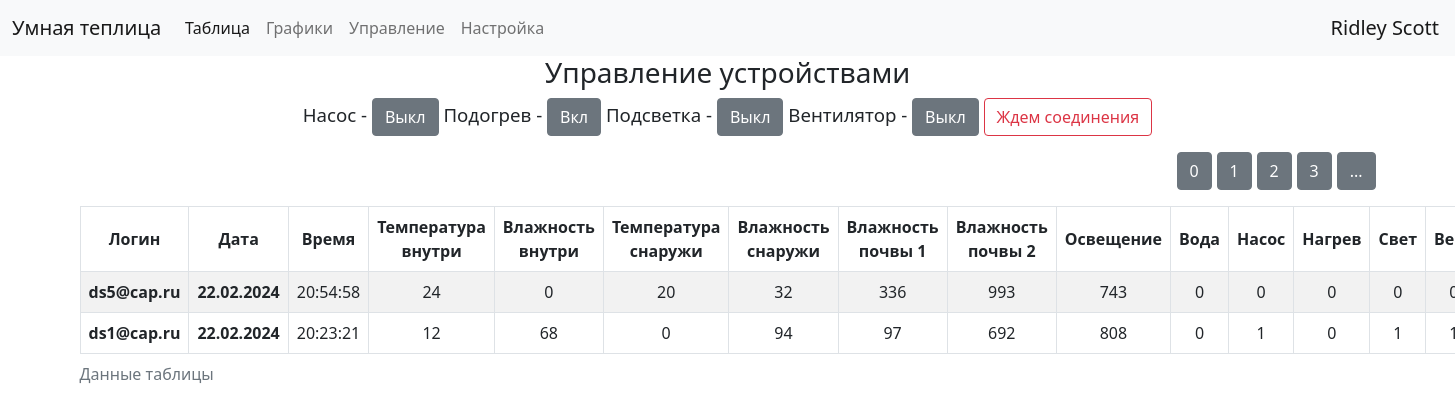
Page /table/4 (signed in) on the committed database.
### data/users.py (models this page shows, shortened)
class User(SqlAlchemyBase,UserMixin):
    __tablename__ = 'users'
    id = sqlalchemy.Column(sqlalchemy.Integer, primary_key=True, autoincrement=True)
    surname = sqlalchemy.Column(sqlalchemy.String, nullable=True)
    name = sqlalchemy.Column(sqlalchemy.String, nullable=True)
    email = sqlalchemy.Column(sqlalchemy.String, index=True, unique=True, nullable=True)
    hashed_password = sqlalchemy.Column(sqlalchemy.String, nullable=True)
    modified_date = sqlalchemy.Column(sqlalchemy.DateTime, default=datetime.datetime.now)
    token = sqlalchemy.Column(sqlalchemy.String, nullable=True, default='NNNNNNNNNNN')

### data/sensors.py (models this page shows, shortened)
class Sensors(SqlAlchemyBase):
    __tablename__ = 'sensors'
    id = sqlalchemy.Column(sqlalchemy.Integer, primary_key=True, autoincrement=True)
    date = sqlalchemy.Column(sqlalchemy.DateTime, default=datetime.datetime.now)
    temp_in = sqlalchemy.Column(sqlalchemy.Integer, nullable=True, default=0)
    humidity_in = sqlalchemy.Column(sqlalchemy.Integer, nullable=True, default=0)
    temp_out = sqlalchemy.Column(sqlalchemy.Integer, nullable=True, default=0)
    humidity_out = sqlalchemy.Column(sqlalchemy.Integer, nullable=True, default=0)
    moisture1 = sqlalchemy.Column(sqlalchemy.Integer, nullable=True, default=0)
    moisture2 = sqlalchemy.Column(sqlalchemy.Integer, nullable=True, default=0)
    light = sqlalchemy.Column(sqlalchemy.Integer, nullable=True, default=0)
    token = sqlalchemy.Column(sqlalchemy.String, nullable=True, default='NNNNNNNNNNN')
    pump = sqlalchemy.Column(sqlalchemy.Integer, default=0)
    heat = sqlalchemy.Column(sqlalchemy.Integer, default=0)
    led = sqlalchemy.Column(sqlalchemy.Integer, default=0)
    fan = sqlalchemy.Column(sqlalchemy.Integer, default=0)
    water = sqlalchemy.Column(sqlalchemy.Integer, default=0)

### main.py (the view)
@app.route('/table/<page>')
@login_required
def table_page(page):
    db_sess = db_session.create_session()
    print('table', correkt_date_time())
    base_data = db_sess.query(Sensors).filter(current_user.is_authenticated,
                                              (Sensors.token == current_user.token) | (current_user.id == 1)).all()
    base_data = base_data[:100]
    users = db_sess.query(User).all()
    names = {name.token: (name.surname, name.name, name.email) for name in users}
    db_sess.close()
    return render_template('table.html', len_data=int(len(base_data) / 10) + 1,
                           names=names, status=dev_status(), text_button=name_button, base_data=base_data[::-1],
                           page=int(page), token=current_user.token,
                           up=False)

### data/db_session.py (called while the page is built)
def create_session() -> Session:
    global __factory
    return __factory()

### main.py (called while the page is built)
def correkt_date_time():
    dt = datetime.datetime.now()
    delta_time = datetime.timedelta(hours=3)
    dt += delta_time
    return dt

@login_manager.user_loader
def load_user(user_id):
    db_sess = db_session.create_session()
    return db_sess.query(User).get(user_id)

### templates/table.html (shortened to what this page needs)
{% extends "base.html" %}
{% block content %}
<div class="button_next">
    <p>
        {% for item in range(len_data) %}
        {% if page != item %}
        <a href="{{ item  }}" class="btn btn-secondary">{{ item }}</a>
        {% else %}
        <a href="" class="btn btn-secondary">...</a>
        {% endif %}
        {% endfor %}
    <div class="table_container">
        <table class="table table-striped table-hover table-bordered">
            <caption>Данные таблицы</caption>
            <thead>
            <tr>
                {% if current_user.is_authenticated and current_user.id == 1 %}
                <th scope="col" align="center">Логин</th>
                {% endif %}
                <th scope="col" align="center">Дата</th>
                <th scope="col">Время</th>
                <th scope="col">Температура внутри</th>
                <th scope="col">Влажность внутри</th>
                <th scope="col">Температура снаружи</th>
                <th scope="col">Влажность снаружи</th>
                <th scope="col">Влажность почвы 1</th>
                <th scope="col">Влажность почвы 2</th>
                <th scope="col">Освещение</th>
                <th scope="col">Вода</th>
                <th scope="col">Насос</th>
                <th scope="col">Нагрев</th>
                <th scope="col">Свет</th>
                <th scope="col">Вент</th>
            </tr>
            </thead>
            <tbody>
            {% for item in base_data[page * 10:(page + 1)*10] %}
            <tr>
                {% if current_user.is_authenticated and current_user.id == 1 %}
                <th scope="col" align="center">{{ names[item.token][2] }}</th>
                {% endif %}
                <th scope="row">{{item.date.strftime("%d.%m.%Y")}}</td>
                <td>{{item.date.strftime("%H:%M:%S")}}</td>
                <td>{{item.temp_in}}</td>
                <td>{{item.humidity_in}}</td>
                <td>{{item.temp_out}}</td>
                <td>{{item.humidity_out}}</td>
                <td>{{item.moisture1}}</td>
                <td>{{item.moisture2}}</td>
                <td>{{item.light}}</td>
                <td>{{item.water}}</td>
                <td>{{item.pump}}</td>
                <td>{{item.heat}}</td>
                <td>{{item.led}}</td>
                <td>{{item.fan}}</td>
            </tr>
            {% endfor %}
            </tbody>
        </table>
    </div>
    {% endblock %}

### templates/base.html (shortened to what this page needs)
<!doctype html>
<html lang="en">
<head>
                    <link rel="stylesheet"
                    href="https://cdn.jsdelivr.net/npm/bootstrap@5.0.0-beta1/dist/css/bootstrap.min.css"
>
    <link rel="stylesheet" type="text/css" href="/static/css/style.css"/>
</head>
<body>
<header>
    <nav class="navbar navbar-expand-lg navbar-light bg-light">
        <div class="container-fluid">
            <a class="navbar-brand" href="../readme">Умная теплица</a>
            <div class="collapse navbar-collapse" id="navbarNavAltMarkup">
                <div class="navbar-nav">
                        <a class="nav-link active" aria-current="page" href="../table/0">Таблица</a>
                        <a class="nav-link" href="../grafik">Графики</a>
                        <a class="nav-link" href="../dashboard">Управление</a>
                        <a class="nav-link" href="../send_param">Настройка</a>
                </div>
            </div>
            </div>
            {% if current_user.is_authenticated %}
            <a class="navbar-brand" href="/logout">{{ current_user.name }} {{ current_user.surname }}</a>
            {% else %}
            <p>
                 <a class="btn btn-success" href="/login">Вход</a>
            </p>
            {% endif %}
    </nav>
</header>
<main role="main" class="container">
{% if current_user.is_authenticated %}
<div class="dashboard"><h3>Управление устройствами</h3>
    <p align="center" class="buttons">
        {% for name in text_button %}
                {{text_button[name]}} - <button class="btn {{name}} btn-secondary">{{status[name]}}</button>
        {% endfor %}
        {% if status.sending == 0 %}
                <button class="btn btn-outline-danger">Ждем соединения</button>
        {% else %}
                <button class="btn btn-outline-success">Отправлено {{ status.date_down}}</button>
        {% endif %}
    </p>
    {% endif %}
</div>
    {% block content %}{% endblock %}
</main>
</body>
</html>

### static/css/style.css (style rules this page uses)
p { font-size: 14pt; }
table { padding: 0; margin: 0; width: 100%!important; }
tr, td, th { text-color: #ccffcc; text-align: center; vertical-align: middle; }
.button_next { text-align: right; }
.dashboard { text-align: center; align: center; vertical-align: middle; }

### rows in the picture
User: name "Ridley", surname "Scott"
Sensors: token.email "ds5@cap.ru", date "22.02.2024", date "20:54:58", temp_in "24", humidity_in "0", temp_out "20", humidity_out "32", moisture1 "336", moisture2 "993", light "743", water "0", pump "0", heat "0", led "0"
Sensors: token.email "ds1@cap.ru", date "22.02.2024", date "20:23:21", temp_in "12", humidity_in "68", temp_out "0", humidity_out "94", moisture1 "97", moisture2 "692", light "808", water "0", pump "1", heat "0", led "1"

### other values in the picture
{{ text_button[name] }} "Насос" "Подогрев" "Подсветка" "Вентилятор"
{{ status[name] }} "Выкл" "Вкл" "Выкл" "Выкл"
{{ item }} "0" "1" "2" "3"
